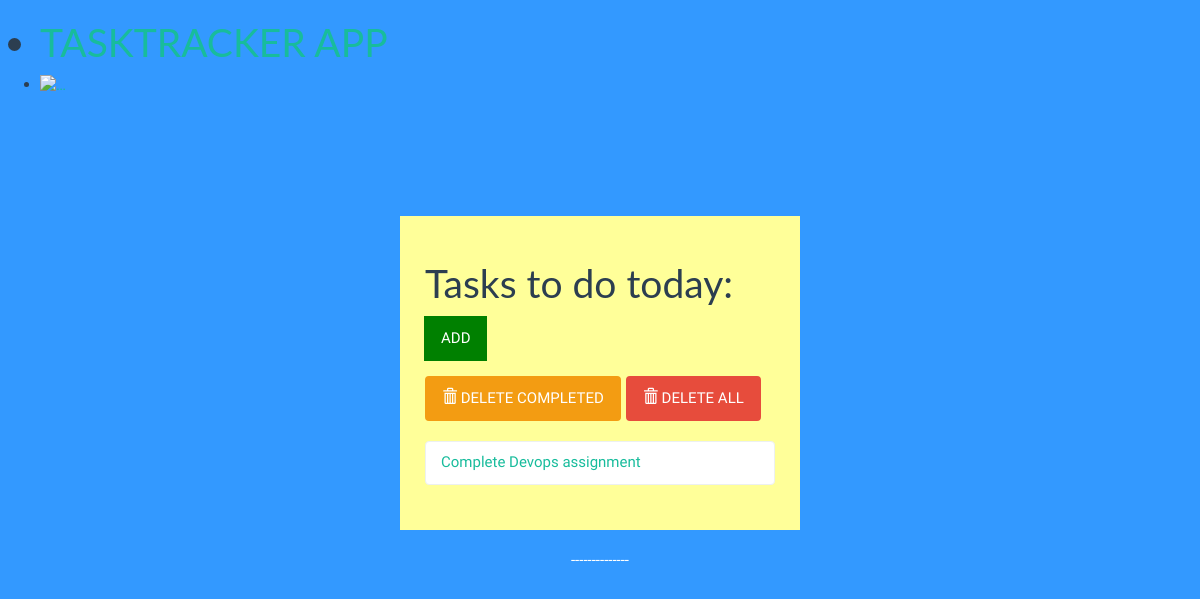
The app's page /, older data.
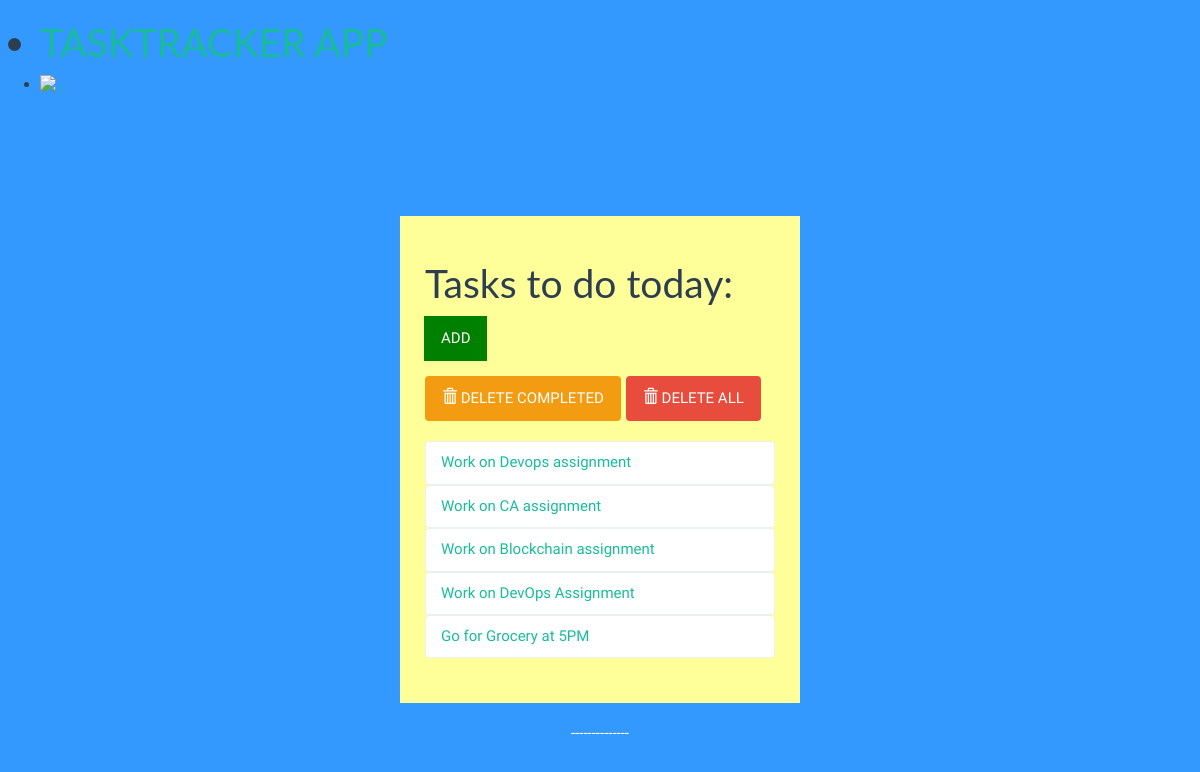
The same page, newer data.
### todolist/models.py (models this page shows, shortened)
class Todolist(models.Model):
    text = models.CharField(max_length=45)
    completed = models.BooleanField(default=False)

### todolist/views.py (the view)
# urls.py: path('', views.index, name='index'), # here while hitting the url without end point it will redirect to index.html which i have created as function inside views.py
def index(request):
    todo_items = Todolist.objects.order_by('id')
    form = TodoListForm()
    context = {'todo_items' : todo_items, 'form' : form} # add the form to context sso that we have access to it in template
    return render(request, 'todolist/index.html', context)

### todolist/templates/todolist/index.html (shortened to what this page needs)
{% load static %}
<!DOCTYPE html>
<html lang="en">
	<head>
		<link rel="stylesheet" href="{% static 'todolist/bs/css/flatly.min.css' %}" />
		<link rel="stylesheet" href="{% static 'todolist/styles.css' %}" />
	</head>
	<body>
		<header>
			<nav>
			  <ul>
				<h1><li><a id="logo" href="." rel="home">TASKTRACKER APP</a></li></h1>
				<li><a id="linkOne" href="#thingOne"><img src="…" alt="…"></a></li>
			  </ul>
			</nav>
		  </header>
		<div class="container-fluid" id="wrapper">
			<div class="row">
				<div class="col-lg-4 col-lg-offset-4" id="content">
					<h1>Tasks to do today:</h1>
					<form action="{% url 'add' %}" method="POST" role="form">
						<div class="form-group">
							<div class="input-group">
							  <span class="input-group-btn">
								  <button type="submit" class="btn btn-default" id="add-btn">ADD</button>
							  </span>
							</div>
						</div>
					</form>
					<div class="row t10">
						<div class="col-lg-12">
							<div class="btn-toolbar">
								<div class="btn-group">
									<a href="{% url 'deletecompleted'%}">
									<button type="button" class="btn btn-warning">
										<i class="glyphicon glyphicon-trash"></i> DELETE COMPLETED
									</button></a>
								</div>
								<div class="btn-group">
										<a href="{% url 'deleteall' %}">
									<button type="button" class="btn btn-danger">
										<i class="glyphicon glyphicon-trash"></i> DELETE ALL
									</button></a>
								</div>
							</div>
						</div>
					</div>
					<ul class="list-group t20">
						{% for todolist in todo_items %}
							{% if todolist.completed %}
							<li class="list-group-item todo-completed">{{todolist.text}}</li>
							{% else %}
							<a href="{% url 'completed' todolist.id %}"><li class="list-group-item ">{{todolist.text}}</li></a>
							{% endif %}
						    {% endfor %}
					</ul>
				</div>
			</div>
			<footer>
				<div class="row pad">
					<div class="col-lg-12 text-center">
						--------------
					</div>
				</div>
			</footer>
		</div>
	</body>
</html>

Row changes from the older to the newer data that the page shows:
changed Todolist: text "Complete Devops assignment" → "Work on Devops assignment"
added Todolist: text "Work on CA assignment"
added Todolist: text "Work on Blockchain assignment"
added Todolist: text "Work on DevOps Assignment"
added Todolist: text "Go for Grocery at 5PM"
